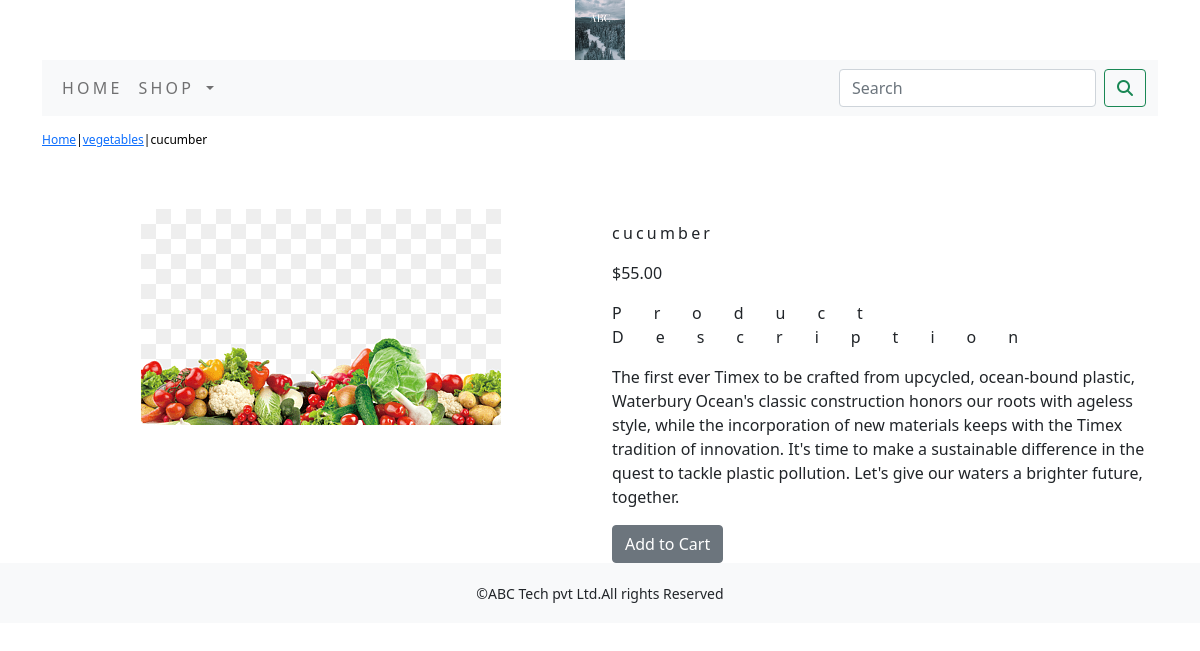
Screenshot of /shop/rsgty6r/cucumber/ with the database file from the repository.
### shop/models.py (models this page shows, shortened)
class Product(models.Model):
    name=models.CharField(max_length=250,unique=True)
    slug=models.SlugField(max_length=250,unique=True)
    description=models.TextField(blank=True)
    price=models.DecimalField(max_digits=10,decimal_places=2)
    category=models.ForeignKey(Category,on_delete=models.CASCADE)
    image=models.ImageField(upload_to='product',blank=True)
    stock=models.IntegerField()
    available=models.BooleanField(default=True)
    created=models.DateTimeField(auto_now_add=True)
    updated=models.DateTimeField(auto_now=True)
    class Meta:
        ordering=('name',)
        verbose_name='product'
        verbose_name_plural='products'

class Category(models.Model):
    name=models.CharField(max_length=250,unique=True)
    slug=models.SlugField(max_length=250,unique=True)
    description=models.TextField(blank=True)
    image=models.ImageField(upload_to='category',blank=True)
    class Meta:
        ordering=('name',)
        verbose_name='category'
        verbose_name_plural='categories'
    def get_url(self):
        return reverse('shop:products_by_category',args=[self.slug])
    def __str__(self):
        return '{}'.format(self.name)

### shop/views.py (the view)
# urls.py: path('<slug:c_slug>/<slug:product_slug>/', views.proDetail, name='prodCatdetail')
def proDetail(request,c_slug,product_slug):
    try:
        product=Product.objects.get(category__slug=c_slug,slug=product_slug)
    except Exception as e:
        raise e
    return render(request,'product.html',{'product':product})

### cart/context_processors.py (called while the page is built)
def counter(request):
    item_count=0
    if 'admin' in request.path:
        return {}
    else:
        try:
            cart=Cart.objects.filter(cart_id=_cart_id(request))
            cart_items=CartItem.objects.all().filter(cart=cart[:1])
            for cart_item in cart_items:
                item_count += cart_item.quantity
        except Cart.DoesNotExist:
            item_count=0
    return dict(item_count=item_count)

### cart/views.py (called while the page is built)
def _cart_id(request):
    cart=request.session.session_key
    if not cart:
        cart=request.session.create()
    return cart

### shop/context_processors.py (called while the page is built)
def menu_links(request):
    links=Category.objects.all()
    return dict(links=links)

### templates/product.html (shortened to what this page needs)
{% extends 'base.html' %}
{% load static %}
{% block content %}
<div class="row my_prod_row_class">
    <div class="mx_auto">
        <p><a href="{% url 'shop:allProdCat' %}">Home</a>|<a href="{{product.category.get_url}}">{{product.category}}</a>|{{product.name}}</p>
    </div>
</div>
<div class="container">
<br>
<div class="row">
    <div class="col-12 col-sm-12 col-md-12 col-lg-6 text-center">
        <div style="min-width:18rem">
            <img src="{{product.image.url}}" alt="{{product.name}}">
        </div>
    </div>
        <div class="col-12 col-sm-12 col-md-12 col-lg-6">
            <div>
            <h1 class="my_prod_title">{{product.name}}</h1>
            <p>${{product.price}}</p>
            <p class="my_title">Product Description</p>
            <p class="text-justify my_rod_text">{{product.description}}</p>
            {% if product.stock <= 0 %}
            <p class="text-justify my_prod_text"><b>Out of stock</b></p>
            {% else %}
            <a class="btn btn-secondary" href="{% url 'cart:add_cart' product.id %}">Add to Cart</a>
            {% endif %}
        </div>
</div>
    </div>
</div>
{% endblock %}

### static/css/custom.css (style rules this page uses)
body { font-family: 'Roboto', sans-serif; }
.my_title { font-size:16px; text_transform:uppercase; letter-spacing:2em; }
.my_prod_row_class { padding-top:15px; padding-bottom:20px; }
.my_prod_row_class .mx_auto { color:#000; font-size:12px; text-decoration:none; }
.my_prod_title { font-size:16px; text_transform:uppercase; letter-spacing:.2em; padding-top:15px; padding-bottom:10px; }

### rows the page displays
Product: category "vegetables", name "cucumber", image (picture), price "55.00", description "The first ever Timex to be crafted from upcycled, ocean-bound plastic, Waterbury Ocean's classic construction honors our roots with ageless style, while the incorporation of new materials keeps with the Timex tradition of innovation. It's time to make a sustainable difference in the quest to tackle plastic pollution. Let's give our waters a brighter future, together."
